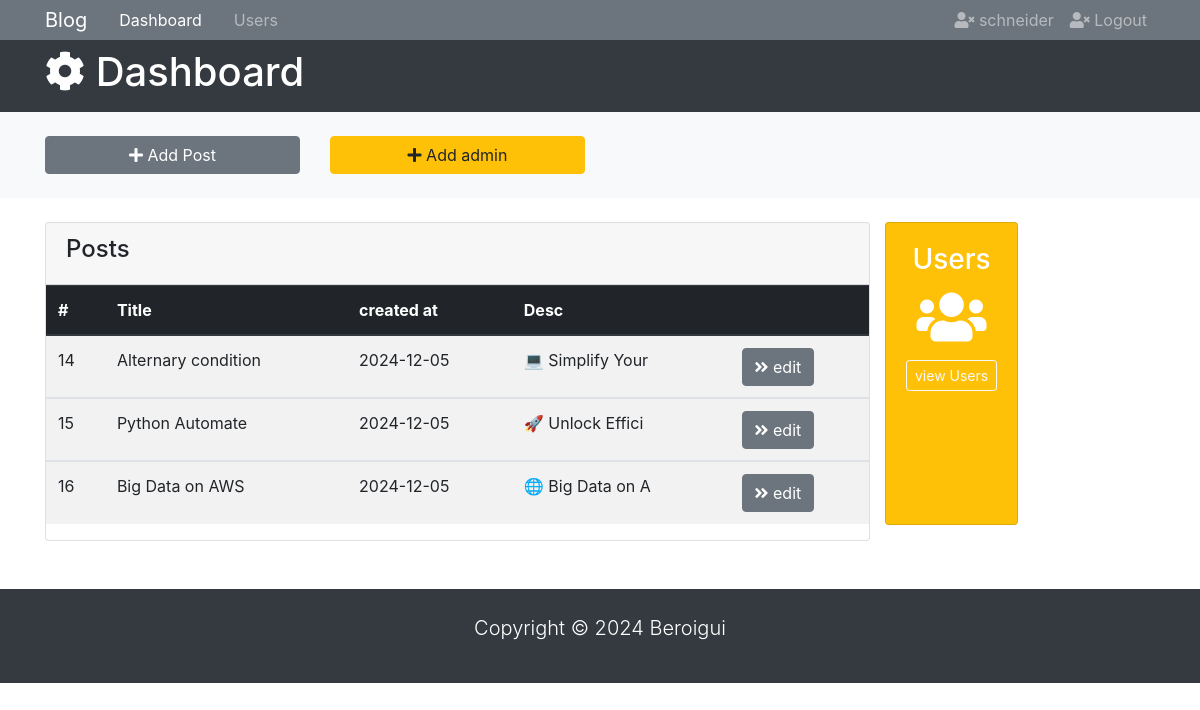
Page /dashboard (signed in) on the earlier database version.
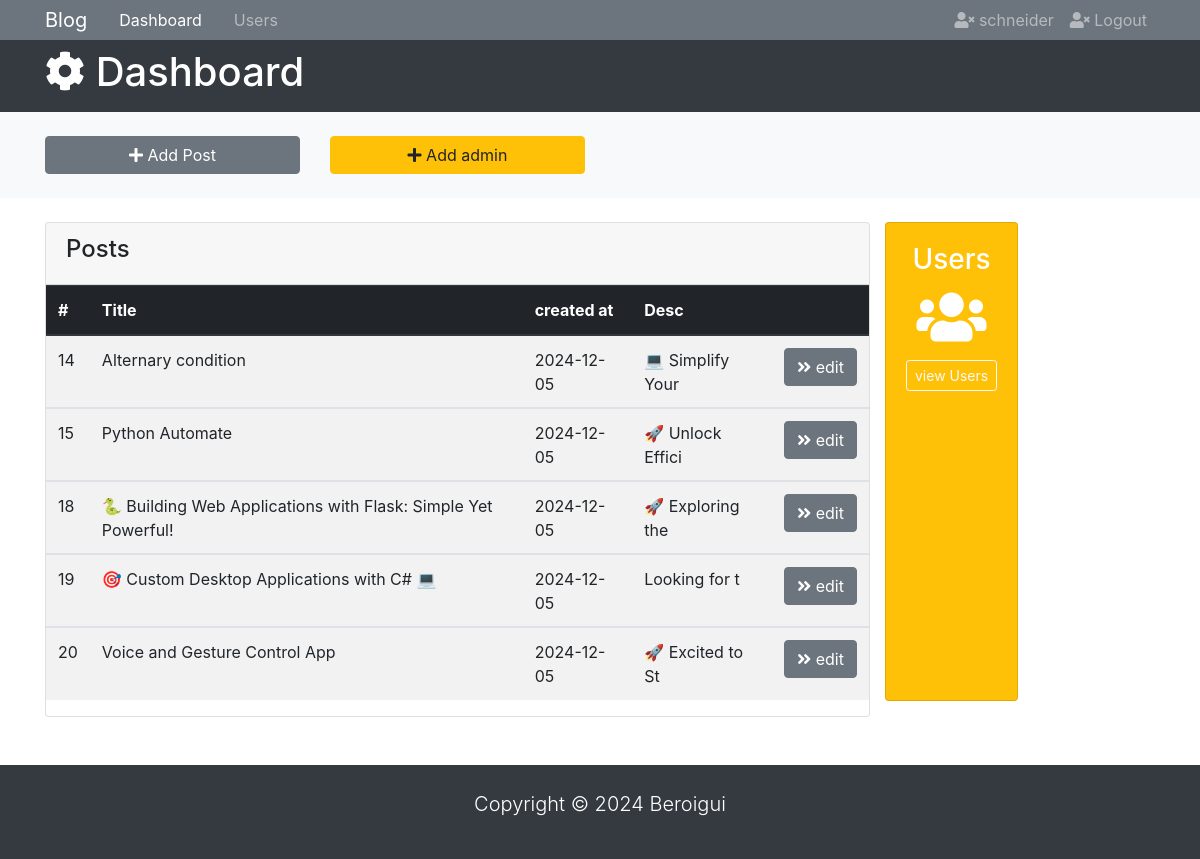
Same page on the later database version.
### tables this page shows
CREATE TABLE "blogs" (
	"id"	INTEGER,
	"Author"	text NOT NULL,
	"publihed_at"	TIMESTAMP NOT NULL,
	"content"	TEXT NOT NULL CHECK(LENGTH("content") > 100),
	"image"	text,
	"is_pinned"	boolean DEFAULT false,
	"title"	text NOT NULL UNIQUE,
	PRIMARY KEY("id" AUTOINCREMENT)
);

### app.py (the view)
@app.route('/dashboard')
@login_required
def dashboard():
    msg=""
    error=""
    if request.args:
        msg=request.args.get['msg']
        error = request.args.get['error']
    conn = sqlite3.connect('mydatabase.db')
    c = conn.cursor()
    c.execute("SELECT * FROM blogs")
    blogs = c.fetchall()
    if current_user.is_authenticated:
        if error or msg:
            return render_template('admin-index.html', blogs=blogs, msg=msg, error=error)
        else:
            return render_template('admin-index.html', blogs=blogs)

### app.py (called while the page is built)
@login_manager.user_loader
def load_user(email):
    conn = sqlite3.connect('mydatabase.db')
    c = conn.cursor()
    c.execute("SELECT * FROM users WHERE email=?", (email,))
    user = c.fetchone()
    if user:
        return User(user[0], user[1], user[2])
    return None

### templates/admin-index.html (shortened to what this page needs)
<!DOCTYPE html>
<html lang="Eng-Eng">
<head>
  <link
    rel="stylesheet"
    href="https://use.fontawesome.com/releases/v5.0.13/css/all.css"
  />
  <link rel="stylesheet" href="https://maxcdn.bootstrapcdn.com/bootstrap/4.0.0/css/bootstrap.min.css">
</head>
<body>
  <nav class="navbar navbar-expand-sm navbar-dark bg-secondary p-0">
    <div class="container">
      <a href="{{url_for('admin')}}" class="navbar-brand">Blog</a>
      <div id="navbarCollapse" class="collapse navbar-collapse">
        <ul class="navbar-nav">
          <li class="nav-item px-2">
            <a href="{{url_for('admin')}}" class="nav-link active">Dashboard</a>
          </li>
          <li class="nav-item px-2">
            <a href="users.html" class="nav-link">Users</a>
          </li>
        </ul>
        <ul class="navbar-nav ml-auto">
          <li class="nav-item">
            <a href="" class="nav-link">
              <i class="fas fa-user-times"></i> {{ current_user.author }}
            </a>
          </li>
          <li class="nav-item">
            <a href="{{ url_for('logout')}}" class="nav-link">
              <i class="fas fa-user-times"></i> Logout
            </a>
          </li>
        </ul>
      </div>
    </div>
  </nav>
  <header id="main-header" class="text-white bg-dark py-2" style="background-color: black;">
    <div class="container">
      <div class="row">
        <div class="col-md-6">
          <h1><i class="fas fa-cog"></i> Dashboard</h1>
        </div>
      </div>
    </div>
  </header>
  <section id="actions" class="bg-light mb-4 py-4">
    <div class="container">
      <div class="row">
        <div class="col-md-3">
          <a
            href="#"
            class="btn btn-block btn-secondary"
            data-toggle="modal"
            data-target="#addPostModal">
            <i class="fas fa-plus"></i> Add Post
          </a>
        </div>
        <div class="col-md-3">
          <a
            href="#"
            class="btn btn-block btn-warning"
            data-toggle="modal"
            data-target="#addUserModal">
            <i class="fas fa-plus"></i> Add admin
          </a>
        </div>
      </div>
    </div>
  </section>
  <main id="posts">
    <div class="container">
      <div class="row">
        <div class="col-md-9">
          <div class="card">
            <div class="card-header">
              <h4>Posts</h4>
            </div>
            <table class="table table-striped">
              <thead class="thead-dark">
                <tr>
                  <th>#</th>
                  <th>Title</th>
                  <th>created at</th>
                  <th>Desc</th>
                  <th></th>
                </tr>
              </thead>
              {%for blog in blogs%}
              <tbody>
                <tr>
                  <td>{{ blog[0] }}</td>
                  <td>{{ blog[6]}}</td>
                  <td>{{blog[2]}}</td>
                  <td>{{blog[3][0:15]}}</td>
                  <td>
                    <a href="{{url_for('edit', id= blog[0]) }}" class="btn btn-secondary">
                      <i class="fas fa-angle-double-right"></i> edit
                    </a>
                  </td>
                </tr>
              </tbody>
              {%endfor%}
            </table>
          </div>
        </div>
          <div class="card text-center text-white bg-warning mb-3">
            <div class="card-body">
              <h3>Users</h3>
              <h4 class="display-4">
                <i class="fas fa-users"></i>
              </h4>
              <a href="{{url_for('users')}}" class="btn btn-sm btn-outline-light">view Users</a>
            </div>
          </div>
        </div>
      </div>
  </main>
  <footer id="main-footer" class="text-white bg-dark mt-5 py-4">
    <div class="container">
      <div class="row">
        <div class="col">
          <p class="lead text-center">
            Copyright &copy; <span id="year"></span> Beroigui
          </p>
        </div>
      </div>
    </div>
  </footer>
</body>
</html>

Differences in the rows shown:
removed blogs: id "16", title "Big Data on AWS", publihed_at "2024-12-05", content "🌐 Big Data on A"
added blogs: id "18", title "🐍 Building Web Applications with Flask: Simple Yet Powerful!", publihed_at "2024-12-05", content "🚀 Exploring the"
added blogs: id "19", title "🎯 Custom Desktop Applications with C# 💻", publihed_at "2024-12-05", content "Looking for t"
added blogs: id "20", title "Voice and Gesture Control App", publihed_at "2024-12-05", content "🚀 Excited to St"
